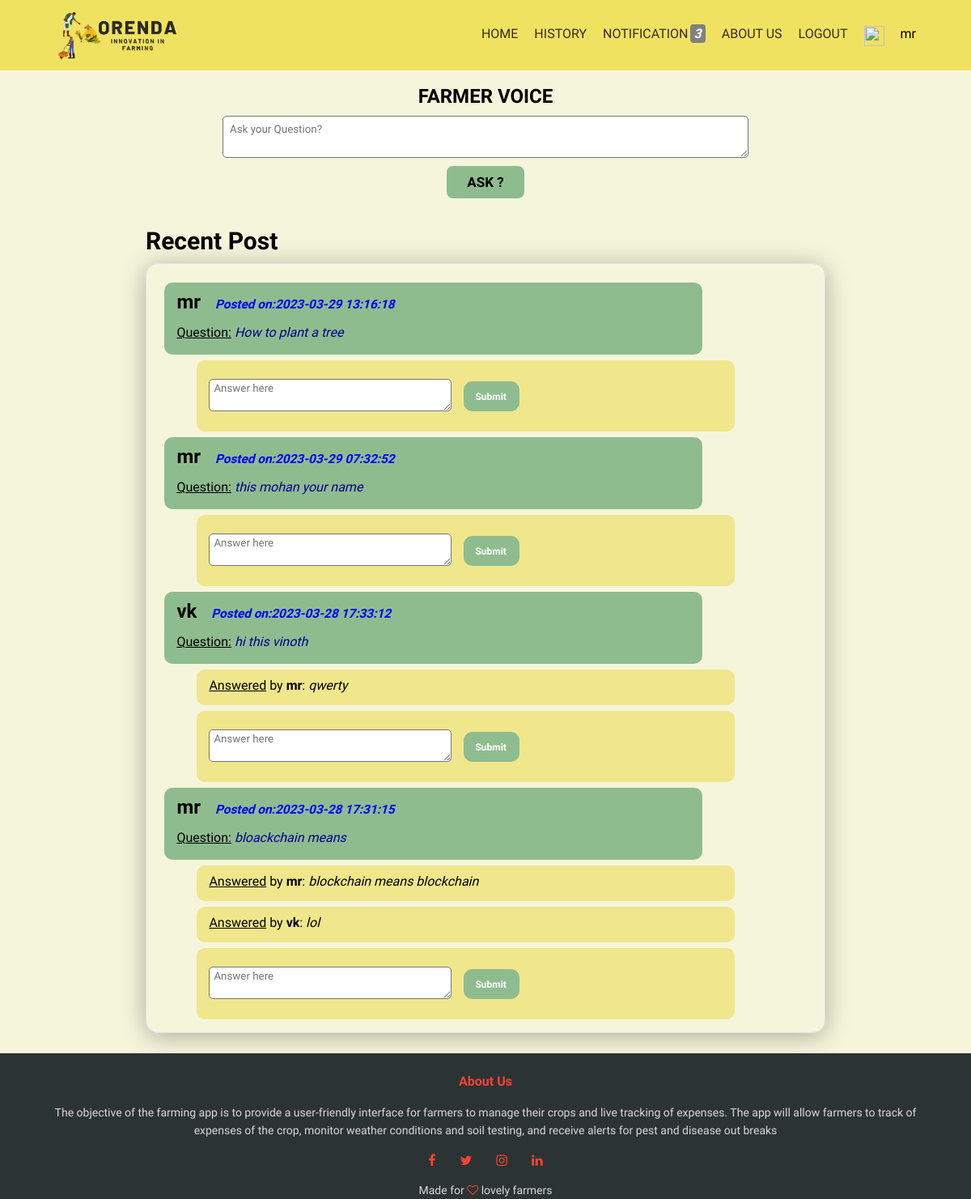
Screenshot of /home/home.php (signed in) with the database file from the repository.
### tables this page shows
CREATE TABLE `questions` (
  `qid` int(11) NOT NULL,
  `question` text NOT NULL,
  `userid` varchar(20) NOT NULL,
  `date` datetime NOT NULL DEFAULT current_timestamp()
);

CREATE TABLE `answers` (
  `aid` int(11) NOT NULL,
  `answer` text NOT NULL,
  `qid` int(11) NOT NULL,
  `userid` varchar(20) NOT NULL
);

### home/home.php (the view, shortened to what this page needs)
<?php
    require('../connect.php');
    $name=$_SESSION['username'];
?>
<html>
<head>
<link rel="stylesheet" href="house.css">
    <link rel="stylesheet" href="https://cdnjs.cloudflare.com/ajax/libs/font-awesome/4.7.0/css/font-awesome.min.css"/>
</head>
<body>
    <nav>
        <a href="home.html"><img class="loim" src="logo1.png" /></a>
        <ul>
          <li><a href="../first/first.php">HOME</a></li>
      <li>
                        <div class="dropdown">
                            <a>HISTORY</a>
                        </div>
            </li>
            <li>
                        <a href="user_notifications.php">
                            <?php
                            $q="SELECT count(*) FROM user_notifications where userid='".$_SESSION['username']."'";
                            $d=mysqli_query($conn,$q);
                            $notif_count=mysqli_fetch_row($d);
                            ?>
                            NOTIFICATION<b><i><span style='background-color:grey;color:white;padding: 2px 5px; margin-left: 2px;
                            border-radius: 4px;'><?php echo"$notif_count[0]";?></span></i></b>
                        </a>
            </li>
          <li><a href="../about/about.php">ABOUT US</a></li>
          <li><a href="logout.php">LOGOUT</a></li>
          <li><img src="https://img.icons8.com/external-others-inmotus-design/67/null/external-User-basic-web-ui-elements-others-inmotus-design.png " width="25px" /></li>
          <li><?php echo"$name" ?> </li>
        </ul>
      </nav>
<section style="margin-top:105px;">
<div>
        <div class="qn">
            <h1>FARMER VOICE</h1>
            <form method="post" action="post_ques.php">
                <div class="form-group">
                    <textarea name="question" class="qn_ta" rows="3" required
                        placeholder="Ask your Question?"></textarea>
                </div>
                <button type="submit" class="qn_btn">Ask ?</button><br>
            </form>
        </div>
        <div class="out">
            <h2>Recent Post</h2>
            <div class="out_b1">
                <div class="out_b2">
                    <p>
                        <?php
                        $ques=mysqli_query($conn,"SELECT *  FROM questions order by `date` desc");
                        while($q=mysqli_fetch_array($ques))
                        {
                            $qid=$q['qid'];
                            print("<div class='left'>");
                            print ("<h4>".$q['userid']."&nbsp;&nbsp;&nbsp;");
                            print ("<small style='color:blue; font-size:0.16in;'><i>Posted on:".$q['date']."</i></small></h4><br/>");
                            print ("<u>Question:</u> <i style='color:darkblue;'>".$q['question']."</i><br/>");
                            print("</div>");
                            $ans=mysqli_query($conn,"SELECT answer,userid FROM answers WHERE qid='$qid'");
                            while($a=mysqli_fetch_row($ans)){
                                print("<div class='right'>");
                                print ("<u>Answered</u> by <b>".$a[1]."</b>: <span><i>".$a[0]."</i></span>");
                                print("</div>");
                            }
                            print("<div class='ri_b1'>");
                            print ("<br/></br><div class='.ri_b2'>
                                    <form method='post' action='post_answer.php?qid=$qid'>
                                        <textarea class='ri_ans' name='ans' row='3' placeholder='Answer here' required/></textarea>
                                        <button class='ri_btn' type='submit' value='submit'> <span>Submit</span></button>
                                    </form>
                                    </div>");
                                    print("</div>");
                                }
                    ?>
                    </p>
                </div>
            </div>
        </div>
        </div>
</section>
     <section class="footer">
      <h4>About Us</h4>
      <p>
        The objective of the farming app is to provide a user-friendly interface
        for farmers to manage their crops and live tracking of expenses. The
        app will allow farmers to track of expenses of the crop, monitor
        weather conditions and soil testing, and receive alerts for pest and
        disease out breaks
      </p>
      <div class="icons">
        <i class="fa fa-facebook"></i>
        <i class="fa fa-twitter"></i>
        <i class="fa fa-instagram"></i>
        <i class="fa fa-linkedin"></i>
      </div>
      <p>Made for <i class="fa fa-heart-o"></i> lovely farmers</p>
    </section>
</body>
</html>

### home/house.css (style rules this page uses)
* { margin: 0; padding: 0; font-family: "Varela Round", sans-serif; }
body { background-color:beige; }
nav { padding: 1% 6%; display: flex; justify-content: space-between; justify-items: center; background-color: #f0e261; position: fixed; width: 90%; top: 0; z-index: 1000; }
.loim { width: 150px; }
nav ul { display: flex; justify-content: right; margin-top: 20px; margin-right: 20px; }
nav ul li { margin-left: 20px; list-style: none; }
nav ul li a { text-decoration: none; color: #3c2a21; }
li a::after { content: ""; width: 0; height: 2px; background-color: #3e773e; margin: auto; display: block; }
.qn { text-align: center; }
.qn h1 { margin-top: 15px; }
.qn_ta { position: relative; height: 52px; width: 650px; padding: 8px; margin: 10px; border-radius: 5px; text-align: left; }
.qn_btn { position: relative; font-size: 17px; text-transform: uppercase; text-decoration: none; padding: 10px 25px; display: inline-block; border-radius: 8px; transition: all 0.2s; border: none; font-family: inherit; font-weight: 600; color: black; background-color: darkseagreen; }
.qn_btn::after { content: ""; display: inline-block; height: 100%; width: 100%; border-radius: 100px; position: absolute; top: 0; left: 0; z-index: -1; transition: all 0.4s; }
.qn_btn::after { background-color: #3e773e; }
.footer { width: 100%; text-align: center; background-color: #2c3333; padding: 25 0 0 0; position: absolute; margin-top: 25px; }
.footer h4 { margin-bottom: 18px; font-weight: 600; color: f44336; }
p { color: #d8d8d8; font-size: 14px; font-weight: 300px; line-height: 22px; padding: 0 60px; }
.icons .fa { color: #f44336; margin: 0 13px; cursor: pointer; padding: 18px 0; }
.fa-heart-o { color: #f44336; }
.out { width: 70%; margin: auto; padding-top: 35px; }
.out h2 { font-size: 30px; font-weight: 600; }
.out_b1 { border: 1px solid #dee2e6 !important; box-shadow: 0 4px 30px rgb(0 0 0 / 30%); backdrop-filter: blur(3.7px); border-radius: 16px; padding: 1rem 1.4rem !important; display: -webkit-box; display: -ms-flexbox; display: flex; -webkit-box-align: start; -ms-flex-align: start; align-items: flex-start; margin-top: 10px; }
.out_b2 { -webkit-box-flex: 1; flex: 1; }
.left { background-color: darkseagreen; float: left; width: 80%; padding: 10px 15px 18px 15px; margin-top: 7px; border-radius: 10px; }
.left h4 { font-size: 1.5rem; font-weight: 550; margin-bottom: -5px; }
.right { background-color: khaki; float: left; width: 80%; padding: 10px 15px 15px 15px; margin-top: 7px; margin-left: 40px; border-radius: 10px; }
.ri_b1 { background-color: khaki; float: left; width: 80%; border-radius: 10px; padding: 0px 15px 15px 15px; margin-top: 7px; margin-left: 40px; }
.ri_ans { margin-top: -15; margin-bottom: 10; border-radius: 5px; padding: 3px 5px; width: 300px; height: 40px; }
.ri_btn { position: absolute; margin-top: -12; margin-left: 15; }
.ri_btn { border: 2px solid darkseagreen; background-color: darkseagreen; border-radius: 0.9em; padding: 0.8em 1.2em 0.8em 1em; transition: all ease-in-out 0.2s; font-size: 12px; }
.ri_btn span { color: #fff; font-weight: 600; }
.dropdown { position: relative; display: inline-block; }

### home/home.php (style rules this page uses)
body { background-color: beige; }
.dropdown { position: relative; display: inline-block; }

### rows the page displays
questions: userid "mr", date "2023-03-29 13:16:18", question "How to plant a tree"
questions: userid "mr", date "2023-03-29 07:32:52", question "this mohan your name"
questions: userid "vk", date "2023-03-28 17:33:12", question "hi this vinoth"
answers: userid "mr", answer "qwerty"
questions: userid "mr", date "2023-03-28 17:31:15", question "bloackchain means"
answers: userid "mr", answer "blockchain means blockchain"
answers: userid "vk", answer "lol"

### other values shown
$notif_count[0] "3"
$name "mr"
